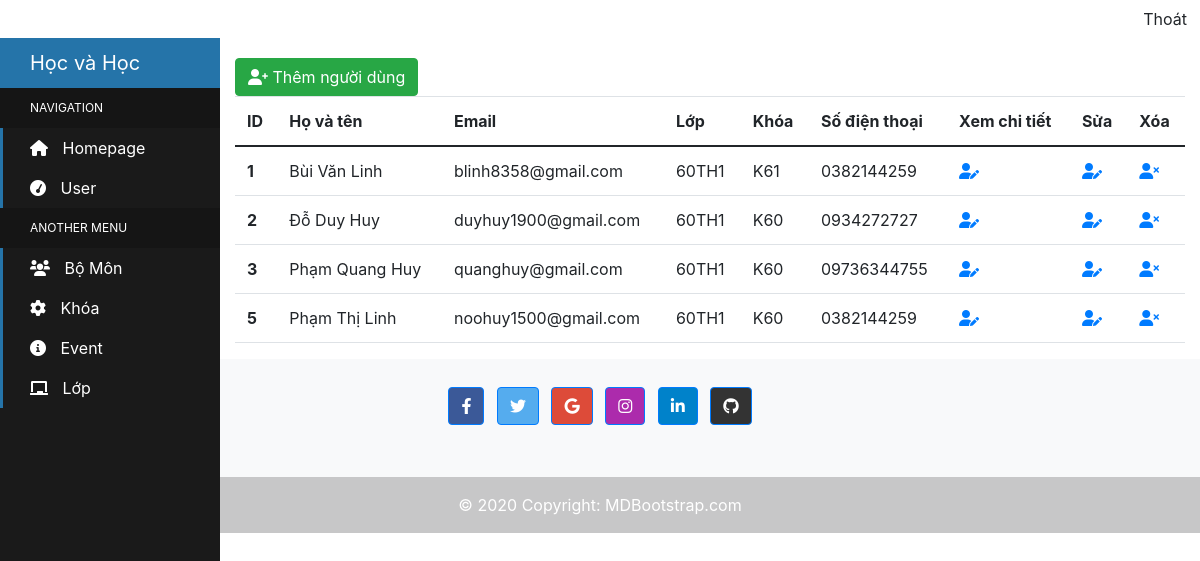
The app's page /admin/user/user.php (signed in) with its own data.
### tables this page shows
CREATE TABLE `user` (
  `id_user` int(11) NOT NULL,
  `user_name` varchar(100) NOT NULL,
  `user_email` varchar(100) NOT NULL,
  `picture` varchar(500) NOT NULL,
  `user_lv` int(11) NOT NULL,
  `id_lop` int(11) NOT NULL,
  `user_pass` char(100) NOT NULL,
  `user_sdt` char(20) NOT NULL,
  `id_LienKhoa` int(11) NOT NULL,
  `DOB` date NOT NULL
);

CREATE TABLE `lop` (
  `id_Lop` int(11) NOT NULL,
  `ten_Lop` varchar(100) NOT NULL,
  `id_LienKhoa` int(11) NOT NULL
);

CREATE TABLE `lien_khoa` (
  `id_LienKhoa` int(11) NOT NULL,
  `ten_LienKhoa` varchar(100) NOT NULL
);

### admin/user/user.php (the view, shortened to what this page needs)
<?php include '../header.php';?>
<div class="sidebar-container">
  <div class="sidebar-logo">
    Học và Học
  </div>
  <ul class="sidebar-navigation">
    <li class="header">Navigation</li>
    <li>
      <a href="../trangchu.php">
        <i class="fa fa-home" aria-hidden="true"></i> Homepage
      </a>
    </li>
    <li>
      <a href="../user/user.php">
        <i class="fa fa-tachometer" aria-hidden="true"></i> User
      </a>
    </li>
    <li class="header">Another Menu</li>
    <li>
      <a href="../bomom/bomon.php">
        <i class="fa fa-users" aria-hidden="true"></i> Bộ Môn
      </a>
    </li>
    <li>
      <a href="../khoa/khoa.php">
        <i class="fa fa-cog" aria-hidden="true"></i> Khóa
      </a>
    </li>
    <li>
      <a href="../event/event.php">
        <i class="fa fa-info-circle" aria-hidden="true"></i> Event
      </a>
    </li>
    <li>
        <a href="../lop/lop.php">
          <i class="fa fa-chalkboard	" aria-hidden="true"></i> Lớp
        </a>
      </li>
  </ul>
</div>
<div class="content-container">
  <div class="container-fluid">
  <main>
        <a href="add.php" class="btn btn-success"><i class="fas fa-user-plus"></i> Thêm người dùng</a>
        <table class="table">
            <thead>
                <tr>
                    <th scope="col">ID</th>
                    <th scope="col">Họ và tên</th>
                    <th scope="col">Email </th>
                    <th scope="col">Lớp</th>
                    <th scope="col">Khóa</th>
                    <th scope="col">Số điện thoại</th>
                    <th scope="col">Xem chi tiết</th>
                    <th scope="col">Sửa</th>
                    <th scope="col">Xóa</th>
                </tr>
            </thead>
            <tbody>
                <?php
                    include '../../config/connect.php';
                    $sql = "SELECT user.id_user,user.user_name,user.user_email,user.user_sdt, lop.ten_lop, lien_khoa.ten_LienKhoa from ((user INNER JOIN lop on  user.id_lop = lop.id_Lop) INNER JOIN lien_khoa ON user.id_LienKhoa = lien_khoa.id_LienKhoa)";
                    $result = mysqli_query($conn,$sql);
                    if(mysqli_num_rows($result)>0){
                        while($row=mysqli_fetch_assoc($result)){
                ?>
                            <tr>
                                <th scope="row"><?php echo $row['id_user']; ?> </th>
                                <td><?php echo $row['user_name']; ?></td>
                                <td><?php echo $row['user_email']; ?></td>
                                <td><?php echo $row['ten_lop']; ?></td>
                                <td><?php echo $row['ten_LienKhoa']; ?></td>
                                <td><?php echo $row['user_sdt']; ?></td>
                                <td><a href="show.php?id=<?php echo $row['id_user']; ?>"><i class="fas fa-user-edit"></i></a></td>
                                <td><a href="edit.php?id=<?php echo $row['id_user']; ?>"><i class="fas fa-user-edit"></i></a></td>
                                <td><a href="delete.php?id=<?php echo $row['id_user']; ?>"><i class="fas fa-user-times"></i></a></td>
                            </tr>
                <?php
                        }
                    }
                ?>
            </tbody>
            </table>
    </main>
  </div>
</div>
 <?php include '../footer.php';?>

### admin/user/user.php (style rules this page uses)
.sidebar-container { position: fixed; width: 220px; height: 100%; left: 0; overflow-x: hidden; overflow-y: auto; background: #1a1a1a; color: #fff; }
.content-container { padding-top: 20px; }
.sidebar-logo { padding: 10px 15px 10px 30px; font-size: 20px; background-color: #2574A9; }
.sidebar-navigation { padding: 0; margin: 0; list-style-type: none; position: relative; }
.sidebar-navigation li { background-color: transparent; position: relative; display: inline-block; width: 100%; line-height: 20px; }
.sidebar-navigation li a { padding: 10px 15px 10px 30px; display: block; color: #fff; }
.sidebar-navigation li .fa { margin-right: 10px; }
.sidebar-navigation li::before { background-color: #2574A9; position: absolute; content: ''; height: 100%; left: 0; top: 0; -webkit-transition: width 0.2s ease-in; transition: width 0.2s ease-in; width: 3px; z-index: -1; }
.sidebar-navigation .header { font-size: 12px; text-transform: uppercase; background-color: #151515; padding: 10px 15px 10px 30px; }
.sidebar-navigation .header::before { background-color: transparent; }
.content-container { padding-left: 220px; }

### records on screen
user: id_user "1", user_name "Bùi Văn Linh", user_email "blinh8358@gmail.com", id_lop.ten_Lop "60TH1", id_LienKhoa.ten_LienKhoa "K61", user_sdt "0382144259"
user: id_user "2", user_name "Đỗ Duy Huy", user_email "duyhuy1900@gmail.com", id_lop.ten_Lop "60TH1", id_LienKhoa.ten_LienKhoa "K60", user_sdt "0934272727"
user: id_user "3", user_name "Phạm Quang Huy", user_email "quanghuy@gmail.com", id_lop.ten_Lop "60TH1", id_LienKhoa.ten_LienKhoa "K60", user_sdt "09736344755"
user: id_user "5", user_name "Phạm Thị Linh", user_email "noohuy1500@gmail.com", id_lop.ten_Lop "60TH1", id_LienKhoa.ten_LienKhoa "K60", user_sdt "0382144259"
